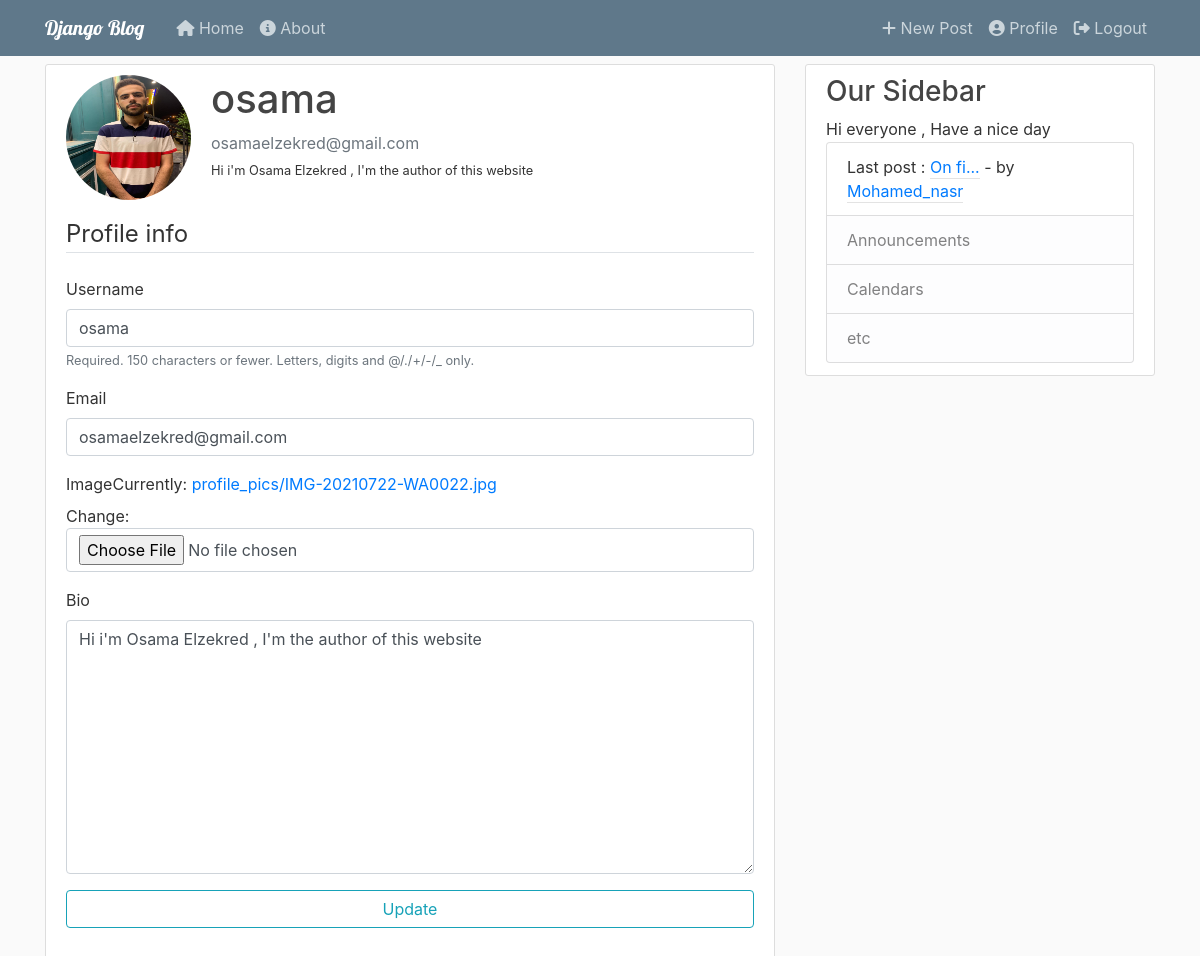
/profile/ (signed in), run on the app's committed database.
### users/models.py (models this page shows, shortened)
class Profile(models.Model):
  user= models.OneToOneField(User, on_delete=models.CASCADE)
  image = models.ImageField(default='default.jpg',upload_to='profile_pics' )
  bio = models.TextField(max_length=500, blank=True)
  Above_18 = models.BooleanField(name= 'Above 18',null=True)

### blog/models.py (models this page shows, shortened)
class Post(models.Model):
    title = models.CharField(max_length=100,blank=True)
    content = models.TextField()
    date_posted = models.DateTimeField(default=timezone.now)
    author = models.ForeignKey(User, on_delete=models.CASCADE)
    likes= models.ManyToManyField(User,related_name='blog_post',null=True,blank=True)
    dislikes=models.ManyToManyField(User,related_name='dislikes',null=True,blank=True)
    image= models.ImageField(blank= True, upload_to='Posts_images')
    comments= models.ManyToManyField(User,through='Comment',null=True,blank=True,related_name="Post_comments")
    def __str__(self):
        return str(self.title) or str(self.content[:5]+'...')

### users/views.py (the view)
# urls.py: path('profile/', user_views.profile, name='profile'),
@login_required
def profile(request):
    if request.method == 'POST':
      u_form=UserUpdateForm(request.POST, instance=request.user)
      p_form=ProfileUpdateForm(request.POST, request.FILES , instance= request.user.profile)
      if u_form.is_valid() and p_form.is_valid():
          u_form.save()
          p_form.save()
          messages.success(request,f' Updated Successfully !')
          return redirect('profile')
    else:
      u_form=UserUpdateForm(instance=request.user)
      p_form=ProfileUpdateForm(instance=request.user.profile)
    context= {
      'u_form' : u_form ,
      'p_form' : p_form
      }
    return render(request , 'users/profile.html',context)

### users/forms.py
class UserUpdateForm(forms.ModelForm):
  email = forms.EmailField()
  class Meta :
    model = User
    fields = ['username','email']

class ProfileUpdateForm(forms.ModelForm):
  class Meta:
    model=Profile
    fields=['image','bio']

### blog/context_processors.py (called while the page is built)
def added_models_ToBase(request):
    return {
        'posts':Post.objects.all()
    }

### users/templates/users/profile.html (shortened to what this page needs)
{% extends "blog/base.html" %} {% load bootstrap4 %} {% block content %}
<div class="content-section">
  <div class="media">
    <img
      class="rounded-circle account-img"
      src="{{ user.profile.image.url }}"
    />
    <div class="media-body">
      <h2 class="account-heading">{{user.username}}</h2>
      <p class="text-secondary">{{user.email}}</p>
      <fieldset>
        <small>{{ user.profile.bio }}</small>
      </fieldset>
    </div>
  </div>
  <form method="POST" , enctype="multipart/form-data">
    <fieldset class="form-group">
      <legend class="border-bottom mb-4">Profile info</legend>
      {% bootstrap_form u_form %} {% bootstrap_form p_form %}
      <div class="form-group">
        <button class="btn btn-outline-info col-sm-12" type="submit">
          Update
        </button>
      </div>
    </fieldset>
  </form>
</div>
{% endblock content %}

### blog/templates/blog/base.html (shortened to what this page needs)
{% load static %}
<!DOCTYPE html>
<html lang="en">
<head>
  <link rel="stylesheet" href="https://maxcdn.bootstrapcdn.com/bootstrap/4.0.0/css/bootstrap.min.css"
>
  <link rel="stylesheet" type="text/css" href="{% static 'blog/main.css' %}">
</head>
<body>
  <header class="site-header">
    <nav class="navbar navbar-expand-md navbar-dark bg-steel fixed-top">
      <div class="container">
        <a class="navbar-brand mr-4"  style="font-family: lobster ;" href="{% url 'blog-home' %}">Django Blog</a>
        <div class="collapse navbar-collapse" id="navbarToggle">
          <div class="navbar-nav mr-auto">
            <a class="nav-item nav-link" href="{% url 'blog-home' %}"><i class="fas fa-home"></i> Home</a>
            <a class="nav-item nav-link" href="{% url 'blog-about' %}">
              <i class="fas fa-info-circle"></i> About</a>
          </div>
          <div class="navbar-nav">
            {% if user.is_authenticated %}
            <a class="nav-item nav-link" href="{% url 'post-create' %}"><i class="fas fa-plus"></i> New Post</a>
            <a class="nav-item nav-link" href="{% url 'profile' %}"><i class="fas fa-user-circle"></i> Profile</a>
            <a class="nav-item nav-link" href="{% url 'logout' %}"><i class="fas fa-sign-out-alt"></i> Logout</a>
            {%else%}
            <a class="nav-item nav-link" href="{% url 'login' %}"><i class="fas fa-sign-in-alt"></i> Login</a>
            <a class="nav-item nav-link" href=" {% url 'register' %}"><i class="fas fa-user-plus"></i> Register</a>
            {%endif%}
          </div>
        </div>
      </div>
    </nav>
  </header>
  <main role="main" class="container">
    <div class="row">
      <div class="col-md-8">
        {% block content %}{% endblock %}
      </div>
      <div class="col-md-4">
        <div class="content-section">
          <h3>Our Sidebar</h3>
            {% block sidebar %}
             <p>Hi everyone , Have a nice day</p>
<ul class="list-group">
  <li class="list-group-item list-group-item">
    Last post :
    <a class="article-metadata" href="{% url 'post-detail' posts.last.id %}"
      >{{ posts.last }}</a
    >
    - by
    <a
      class="mr-2 article-metadata"
      href="{% url 'user-posts' posts.last.author.username %}"
      >{{ posts.last.author }}</a
    >
  </li>
  <li class="list-group-item list-group-item-light">Announcements</li>
  <li class="list-group-item list-group-item-light">Calendars</li>
  <li class="list-group-item list-group-item-light">etc</li>
</ul>
            {% endblock sidebar %}
        </div>
      </div>
    </div>
  </main>
</body>
</html>

### blog/static/blog/main.css (style rules this page uses)
body { background: #fafafa; color: #333333; margin-top: 4rem; }
h1, h2, h3, h4, h5, h6 { color: #444444; }
ul { margin: 0; }
.bg-steel { background-color: #5f788a; }
.site-header .navbar-nav .nav-link { color: #cbd5db; }
.content-section { background: #ffffff; padding: 10px 20px; border: 1px solid #dddddd; border-radius: 3px; margin-bottom: 10px; }
p { display: block; margin-block-start: 0.1em; margin-block-end: 0.1em; margin-inline-start: 0px; margin-inline-end: 0px; }
img { width: 100%; height: 100%; }
.article-metadata { padding-bottom: 1px; margin-bottom: 4px; border-bottom: 1px solid #e3e3e3; }
.account-img { height: 125px; width: 125px; margin-right: 20px; margin-bottom: 16px; }
.account-heading { font-size: 2.5rem; }

### data on the page
Profile: bio "Hi i'm Osama Elzekred , I'm the author of this website"
Post: last "On fi...", last.author "Mohamed_nasr"

### other printed values
{{ user.username }} "osama"
{{ user.email }} "osamaelzekred@gmail.com"
{{ user.profile.bio }} "Hi i'm Osama Elzekred , I'm the author of this website"
